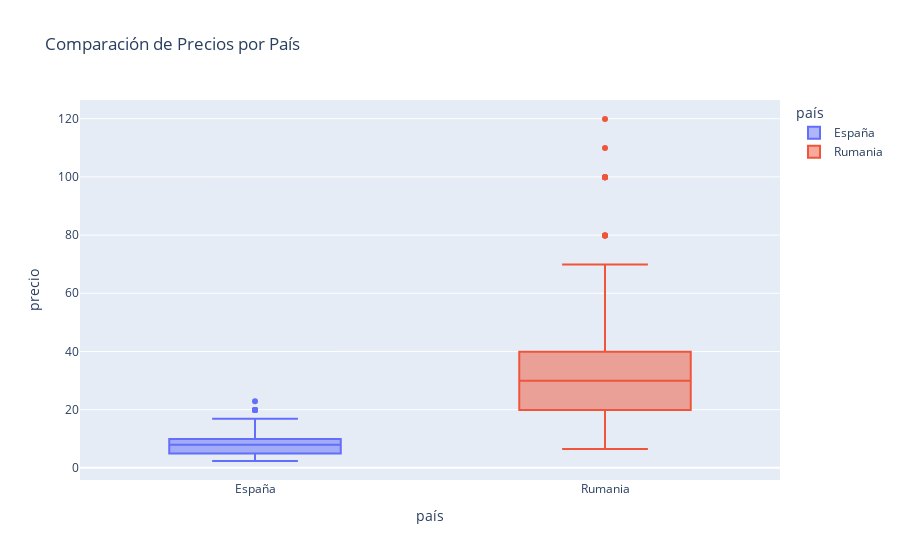

Here is the notebook cell this chart was saved with:
### Code cell
# Boxplot comparativo
fig_box = px.box(
    df_es_ro, 
    x='país', 
    y='precio',
    title='Comparación de Precios por País',
    color='país'
)
fig_box.show()

### Figure 1 — Plotly figure (JSON) as saved in the notebook; plotly's stock layout.template omitted (floating-point values rounded to 4 significant figures; data arrays with more than 128 entries replaced by an {"elided": "..."} marker saying what was removed)
{"data": [{"alignmentgroup": "True", "hovertemplate": "país=%{x}<br>precio=%{y}<extra></extra>", "legendgroup": "España", "marker": {"color": "#636efa"}, "name": "España", "notched": false, "offsetgroup": "España", "orientation": "v", "showlegend": true, "type": "box", "x": {"elided": "381 str values"}, "x0": " ", "xaxis": "x", "y": {"elided": "381 float values"}, "y0": " ", "yaxis": "y"}, {"alignmentgroup": "True", "hovertemplate": "país=%{x}<br>precio=%{y}<extra></extra>", "legendgroup": "Rumania", "marker": {"color": "#EF553B"}, "name": "Rumania", "notched": false, "offsetgroup": "Rumania", "orientation": "v", "showlegend": true, "type": "box", "x": {"elided": "342 str values"}, "x0": " ", "xaxis": "x", "y": {"elided": "342 float values"}, "y0": " ", "yaxis": "y"}], "layout": {"boxmode": "overlay", "legend": {"title": {"text": "país"}, "tracegroupgap": 0}, "title": {"text": "Comparación de Precios por País"}, "xaxis": {"anchor": "y", "categoryarray": ["España", "Rumania"], "categoryorder": "array", "domain": [0, 1], "title": {"text": "país"}}, "yaxis": {"anchor": "x", "domain": [0, 1], "title": {"text": "precio"}}}}
